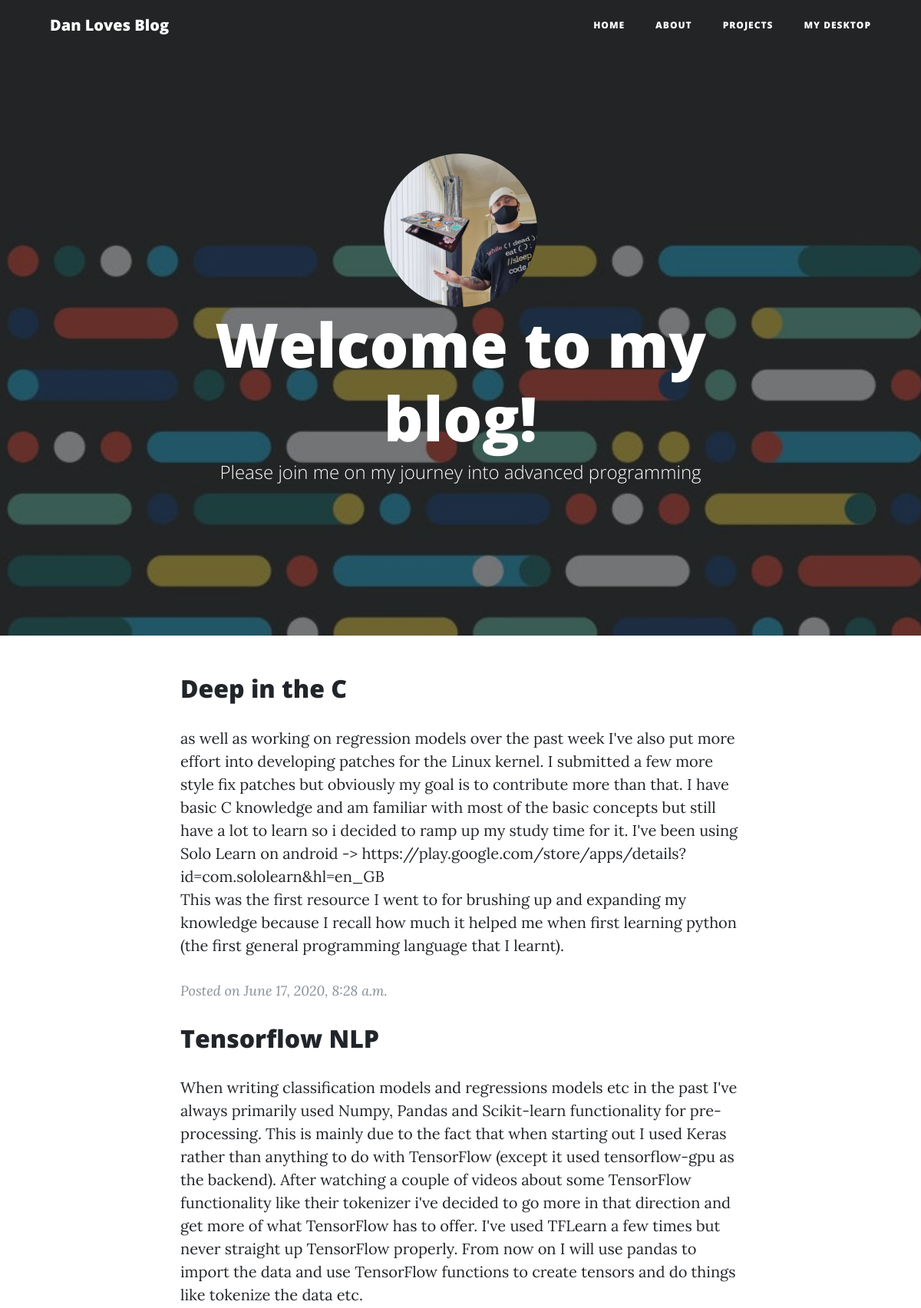
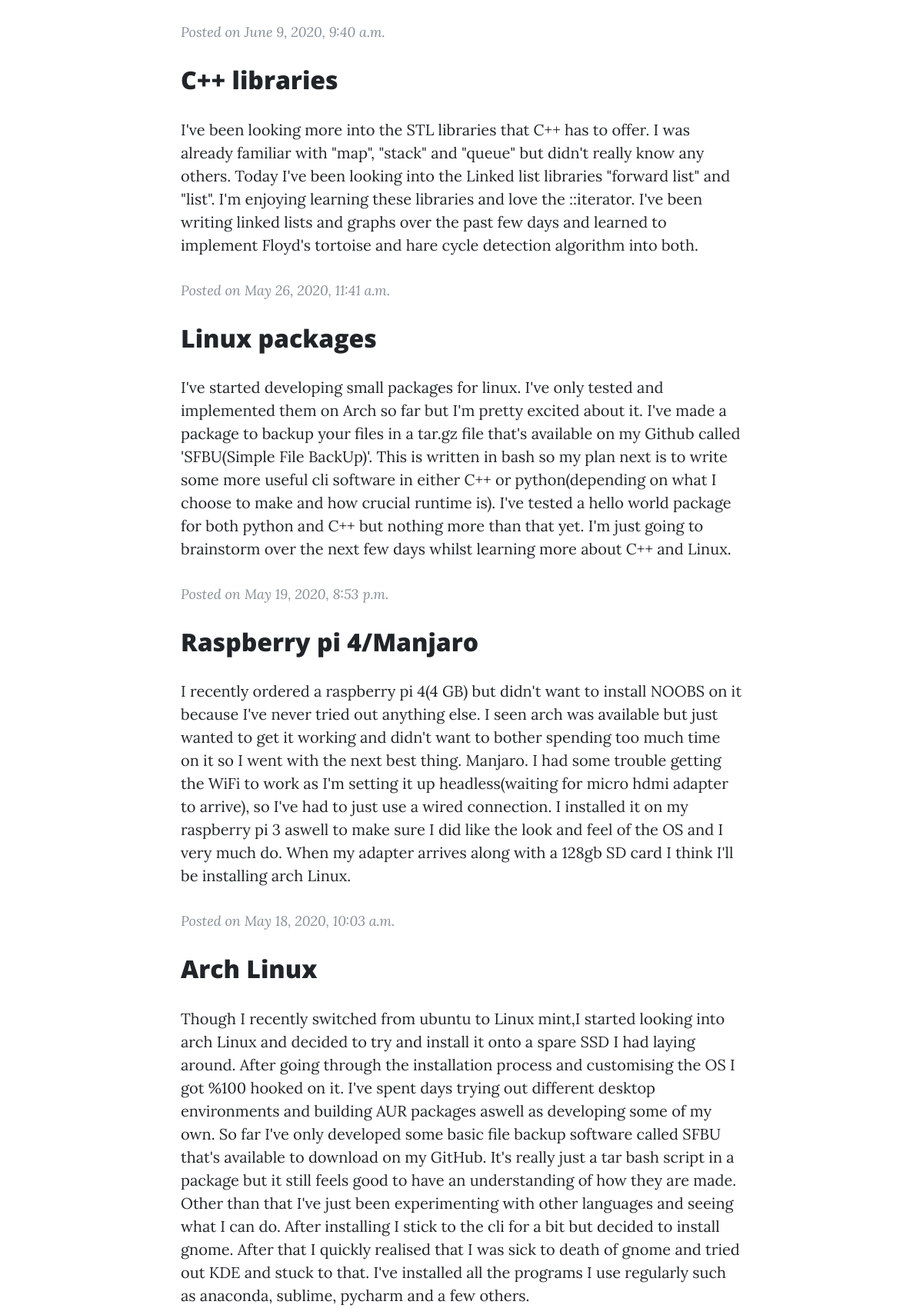
The page / (upper part) on the database its author committed (2 pictures, top to bottom).
### blog/models.py (models this page shows, shortened)
class Post(models.Model):
    author = models.ForeignKey(settings.AUTH_USER_MODEL, on_delete=models.CASCADE)
    title = models.CharField(max_length=200)
    text = models.TextField()
    created_date = models.DateTimeField(default=timezone.now)
    related_language = models.CharField(max_length=100)
    published_date = models.DateTimeField(blank=True, null=True)

### blog/views.py (the view)
# urls.py: path(r'', views.home, name='home'),
def home(request):
    posts = Post.objects.filter(published_date__lte=timezone.now()).order_by('-published_date')
    projects = Project.objects.filter(published_date__lte=timezone.now()).order_by('-published_date')
    return render(request, 'blog/home.html', {'post0': posts[0], 'post1': posts[1], 'post2': posts[2],
                                              'project0': projects[0], 'project1': projects[1],
                                              'project2': projects[2], 'posts': posts})

### blog/templates/blog/home.html (shortened to what this page needs)
{% extends 'blog/base.html' %}
{% load static %}
{% block content %}
  <header class="masthead" style="background-image: url('{% static '/blog/home-bg.jpg' %}')">
    <div class="overlay"></div>
    <div class="container">
      <div class="row">
        <div class="col-lg-8 col-md-10 mx-auto">
          <div class="site-heading">
            <div style="text-align: center">
              <a href="https://github.com/danlove99">
                <img src="{% static '/blog/me.jpg' %}" alt="me" style="width:200px; height:200px;border-radius: 100px;">
              </a>
            </div>
            <h1>Welcome to my blog!</h1>
            <span class="subheading">Please join me on my journey into advanced programming</span>
          </div>
        </div>
      </div>
    </div>
  </header>
  <div class="container">
    <div class="row">
      <div class="col-lg-8 col-md-10 mx-auto">
        {% for post in posts %}
        <div class="post-preview">
            <h2 class="post-title">
              {{ post.title }}
            </h2>
            <p class="post-subtitle">
              {{ post.text|linebreaksbr }}
            </p>
          <p class="post-meta">Posted
            on {{ post.published_date }}</p>
        </div>
        {% endfor %}
      </div>
    </div>
  </div>
{% endblock %}

### blog/templates/blog/base.html (shortened to what this page needs)
{% load static %}
<!DOCTYPE html>
<html lang="en">
<head>
  <link href="{% static 'bootstrap.min.css' %}" rel="stylesheet">
  <link href="{% static 'all.min.css' %}" rel="stylesheet" type="text/css">
  <link href="{% static 'clean-blog.min.css' %}" rel="stylesheet">
</head>
<body>
  <nav class="navbar navbar-expand-lg navbar-light fixed-top" id="mainNav">
    <div class="container">
      <a class="navbar-brand" href="{% url 'home' %}">Dan Loves Blog</a>
      <div class="collapse navbar-collapse" id="navbarResponsive">
        <ul class="navbar-nav ml-auto">
          <li class="nav-item">
            <a class="nav-link" href="{% url 'home' %}">Home</a>
          </li>
          <li class="nav-item">
            <a class="nav-link" href="{% url 'about' %}">About</a>
          </li>
          <li class="nav-item">
            <a class="nav-link" href="{% url 'projects' %}">Projects</a>
          </li>
          <li class="nav-item">
            <a class="nav-link" href="{% url 'DE' %}">My Desktop</a>
          </li>
        </ul>
      </div>
    </div>
  </nav>
{% block content %}
{% endblock %}
</body>
</html>

### rows shown on the page
Post: title "Deep in the C", text "as well as working on regression models over the past week I've also put more effort into developing patches for the Linux kernel. I submitted a few more style fix patches but obviously my goal is to contribute more than that. I have basic C knowledge and am familiar with most of the basic concepts but still have a lot to learn so i decided to ramp up my study time for it. I've been using Solo Learn on android -> https://play.google.com/store/apps/details?id=com.sololearn&hl=en_GB This was the first resource I went to for brushing up and expanding my knowledge because I recall how much it helped me when first learning python (the first general programming language that I learnt).", published_date "June 17, 2020, 8:28 a.m."
Post: title "Tensorflow NLP", text "When writing classification models and regressions models etc in the past I've always primarily used Numpy, Pandas and Scikit-learn functionality for pre-processing. This is mainly due to the fact that when starting out I used Keras rather than anything to do with TensorFlow (except it used tensorflow-gpu as the backend). After watching a couple of videos about some TensorFlow functionality like their tokenizer i've decided to go more in that direction and get more of what TensorFlow has to offer. I've used TFLearn a few times but never straight up TensorFlow properly. From now on I will use pandas to import the data and use TensorFlow functions to create tensors and do things like tokenize…", published_date "June 9, 2020, 9:40 a.m."
Post: title "C++ libraries", text "I've been looking more into the STL libraries that C++ has to offer. I was already familiar with \"map\", \"stack\" and \"queue\" but didn't really know any others. Today I've been looking into the Linked list libraries \"forward list\" and \"list\". I'm enjoying learning these libraries and love the ::iterator. I've been writing linked lists and graphs over the past few days and learned to implement Floyd's tortoise and hare cycle detection algorithm into both.", published_date "May 26, 2020, 11:41 a.m."
Post: title "Linux packages", text "I've started developing small packages for linux. I've only tested and implemented them on Arch so far but I'm pretty excited about it. I've made a package to backup your files in a tar.gz file that's available on my Github called 'SFBU(Simple File BackUp)'. This is written in bash so my plan next is to write some more useful cli software in either C++ or python(depending on what I choose to make and how crucial runtime is). I've tested a hello world package for both python and C++ but nothing more than that yet. I'm just going to brainstorm over the next few days whilst learning more about C++ and Linux.", published_date "May 19, 2020, 8:53 p.m."
Post: title "Raspberry pi 4/Manjaro", text "I recently ordered a raspberry pi 4(4 GB) but didn't want to install NOOBS on it because I've never tried out anything else. I seen arch was available but just wanted to get it working and didn't want to bother spending too much time on it so I went with the next best thing. Manjaro. I had some trouble getting the WiFi to work as I'm setting it up headless(waiting for micro hdmi adapter to arrive), so I've had to just use a wired connection. I installed it on my raspberry pi 3 aswell to make sure I did like the look and feel of the OS and I very much do. When my adapter arrives along with a 128gb SD card I think I'll be installing arch Linux.", published_date "May 18, 2020, 10:03 a.m."
Post: title "Arch Linux", text "Though I recently switched from ubuntu to Linux mint,I started looking into arch Linux and decided to try and install it onto a spare SSD I had laying around. After going through the installation process and customising the OS I got %100 hooked on it. I've spent days trying out different desktop environments and building AUR packages aswell as developing some of my own. So far I've only developed some basic file backup software called SFBU that's available to download on my GitHub. It's really just a tar bash script in a package but it still feels good to have an understanding of how they are made. Other than that I've just been experimenting with other languages and seeing what I can do.…"
